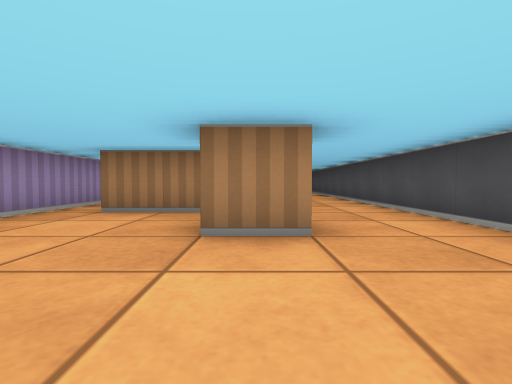
[1] (above)

19 first-person views from a walk through a cub3D ray-caster map. The camera is about half as high as the walls, tilts 2° down and sees 85° across. The floor is counted in squares. Each view is taken from the middle of a square. On the plan, view 1 faces up. The plan holds only what a view shows up to about 9 squares ahead; the rest is blank.

[2]
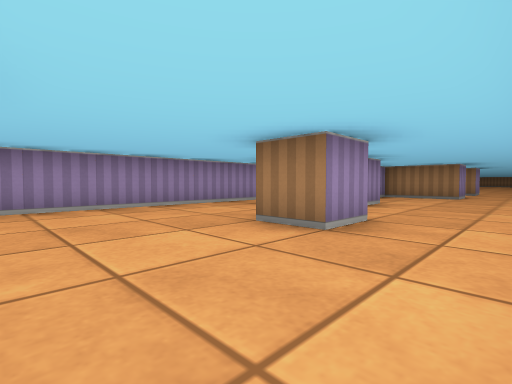

[3]
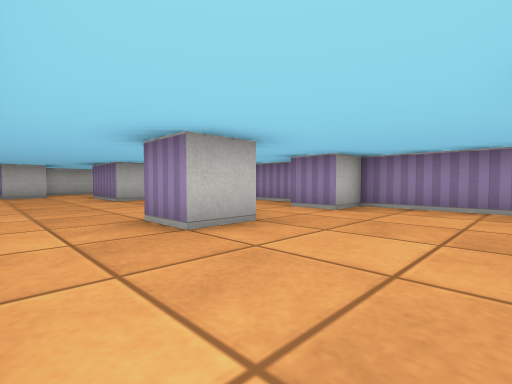

[4]
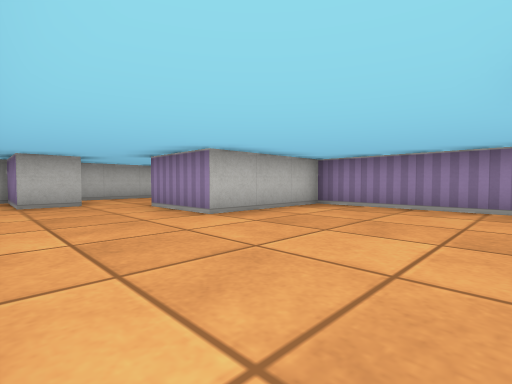

[5]
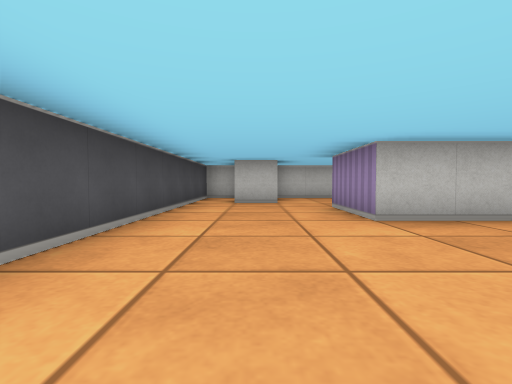

[6]
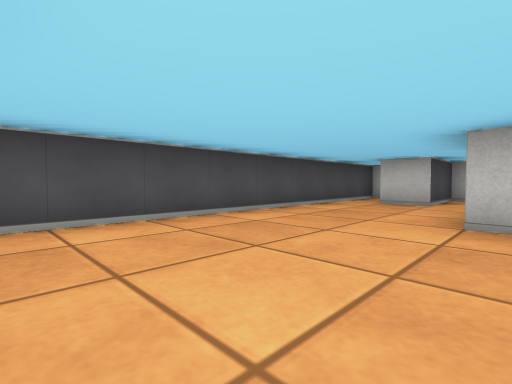

[7]
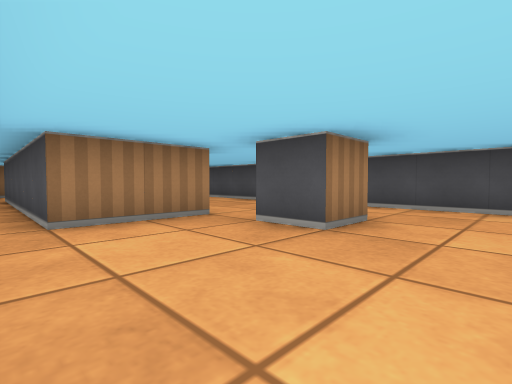

[8]
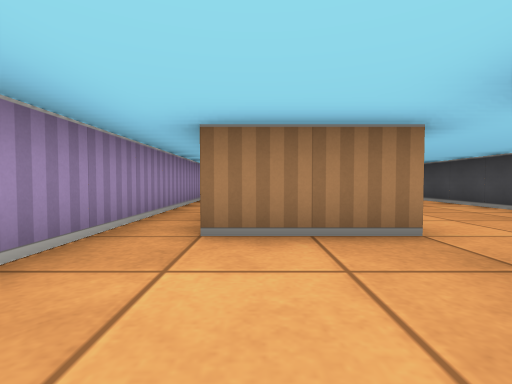

[9]
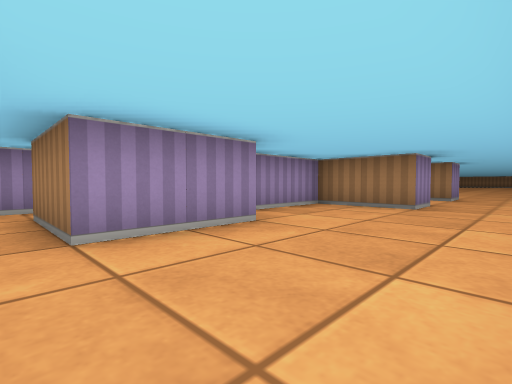

[10]
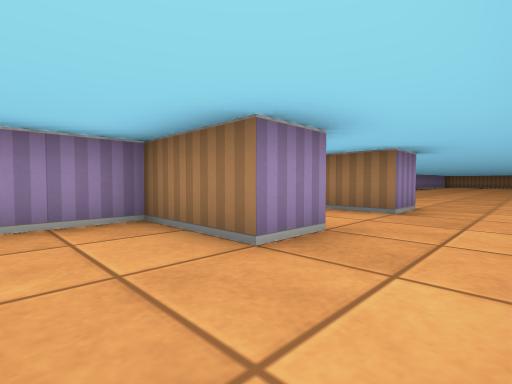

[11]
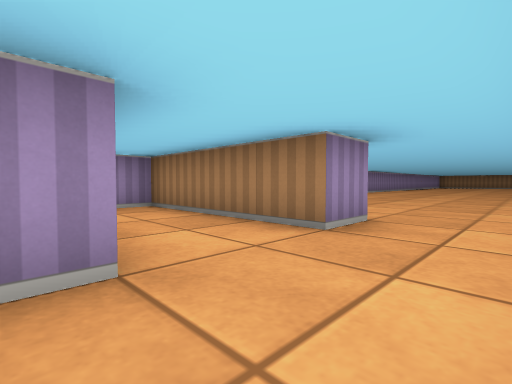

[12]
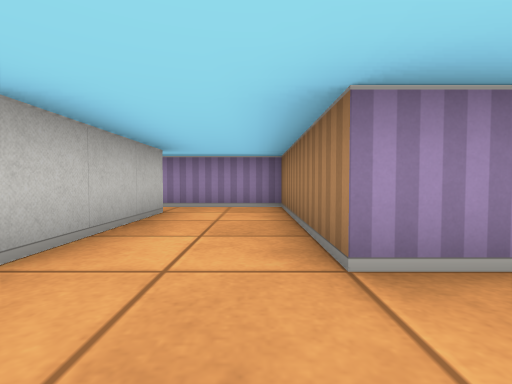

[13]
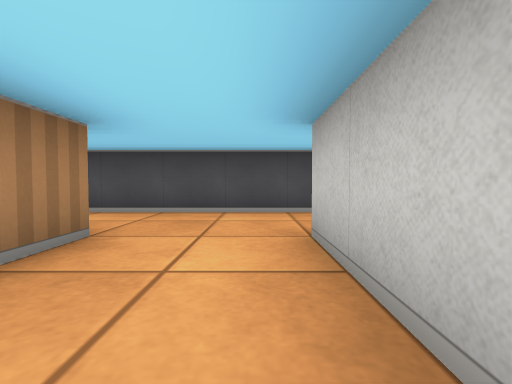

[14]
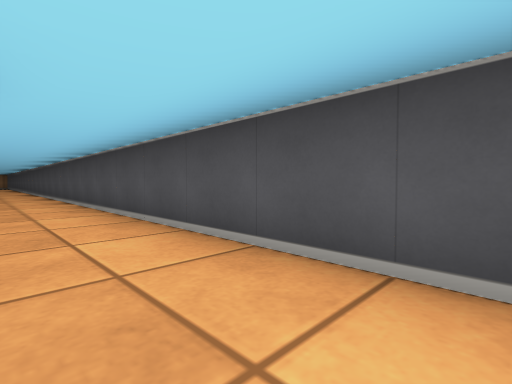

[15]
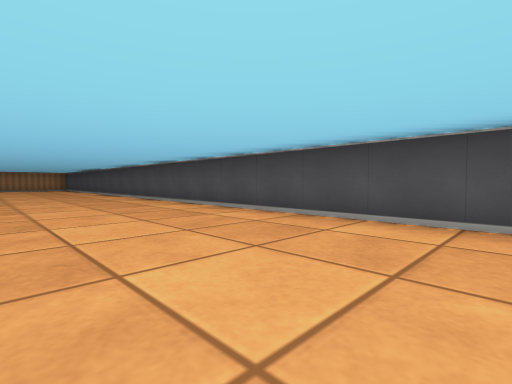

[16]
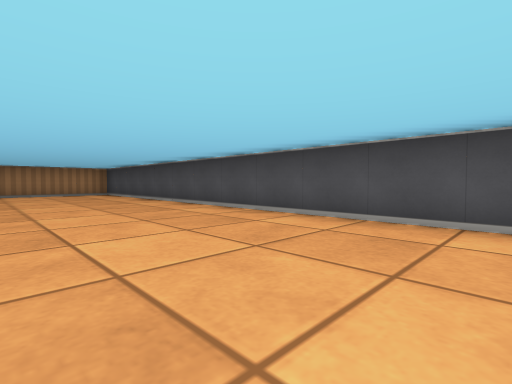

[17]
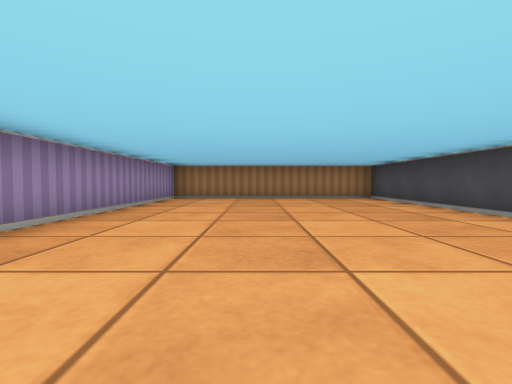

[18]
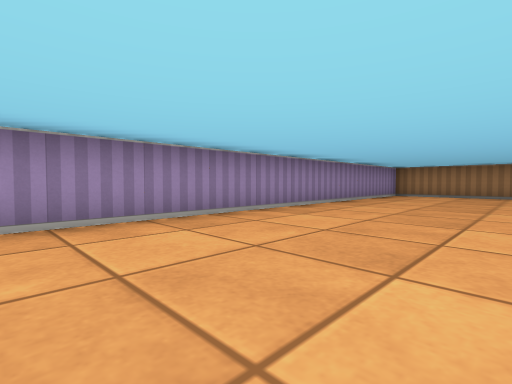

[19]
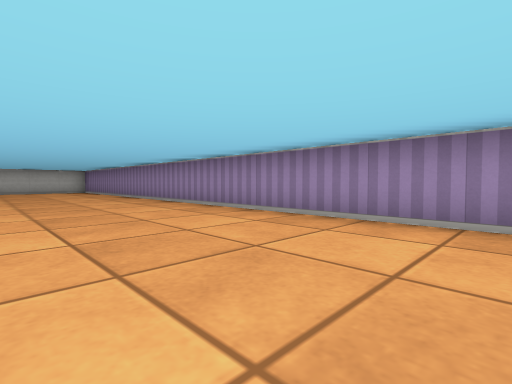

### Floor plan
Points are (right, up) in squares from view 1. A wall is a line through its corners. A room is listed if a view was taken in it or the views show most of it. See-through windows are left out.
Room 1 (views 1, 2, 3, 4, 5, 6, 7, 8, 9, 10)
walls: (-0.5, -0.5) (0.5, -0.5) (0.5, -1.5); (2.5, 1.1) (2.5, 9.6); (0.5, 3.5) (0.5, 2.5) (-0.5, 2.5) (-0.5, 3.5); (-3.5, -2.1) (-3.5, -5.5) (-0.5, -5.5) (-0.5, -7.5); (-0.5, 6.6) (-0.5, 4.5) (-2.5, 4.5) (-2.5, 10.5); (0.5, 9.5) (-1.5, 9.5) (-1.5, 7.5); (-1.9, -10.5) (0.5, -10.5) (0.5, -8.5) (1.5, -8.5) (1.5, -10.5) (2.5, -10.5) (2.5, -2.1); (-3.5, 10.5) (-3.5, -0.5) (-2.5, -0.5) (-2.5, -1.5)
ways out: opening at (-3, 11) to room 2; opening at (1.5, 10) to room 2
Room 2 (views 11, 12, 13, 14)
walls: (0.5, 13.5) (0.5, 12.5) (-3.5, 12.5) (-3.5, 10.5); (-2.5, 10.5) (0.5, 10.5) (0.5, 9.5); (2.5, 9.6) (2.5, 13.6)
ways out: opening at (-3, 11) to room 1; opening at (1.5, 10) to room 1; opening at (1.5, 13) to room 3
Room 3 (views 15, 16, 17, 18, 19)
walls: (2.5, 13.6) (2.5, 36.5) (-3.5, 36.5) (-3.5, 18.8)
ways out: opening at (1.5, 13) to room 2

Where each view was taken, in squares from view 1:
view 1: 0 up, 0 right, facing up
view 2: 0 up, 2 right, facing up-left
view 3: 2 up, 2 right, facing down-left
view 4: 2 down, 2 right, facing down-left
view 5: 2 down, 1 right, facing down
view 6: 2 down, 1 left, facing down-right
view 7: 1 up, 3 left, facing up-right
view 8: 2 up, 2 left, facing up
view 9: 4 up, 2 right, facing up-left
view 10: 8 up, 2 right, facing up-left
view 11: 10 up, 2 right, facing up-left
view 12: 12 up, 2 right, facing left
view 13: 11 up, 2 left, facing right
view 14: 11 up, 1 right, facing up-right
view 15: 18 up, 1 left, facing up-right
view 16: 25 up, 1 left, facing up-right
view 17: 28 up, 1 left, facing up
view 18: 26 up, 0 right, facing up-left
view 19: 28 up, 0 right, facing down-left
